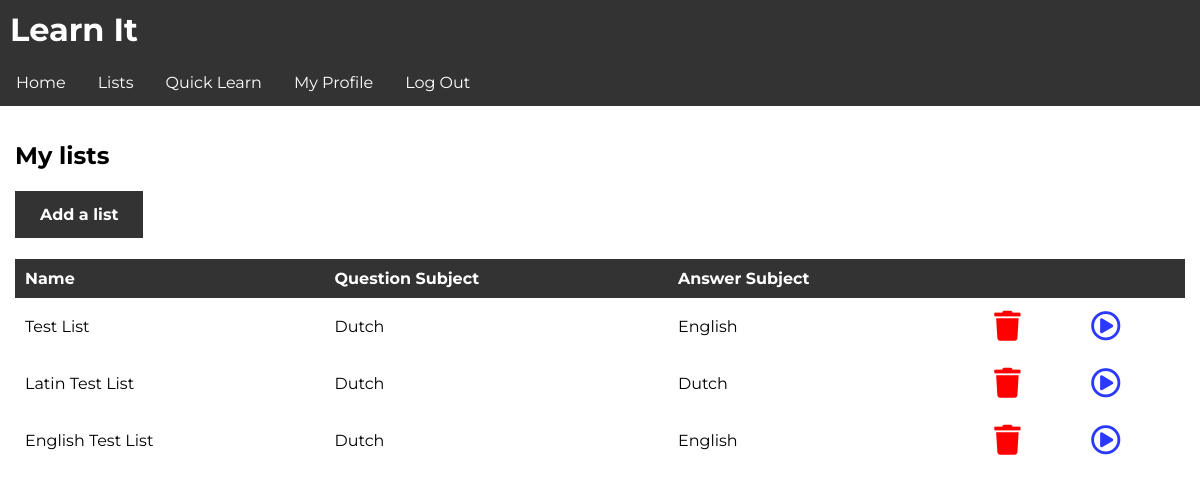
/app/lists/ (signed in), run on an earlier commit of the app's database.
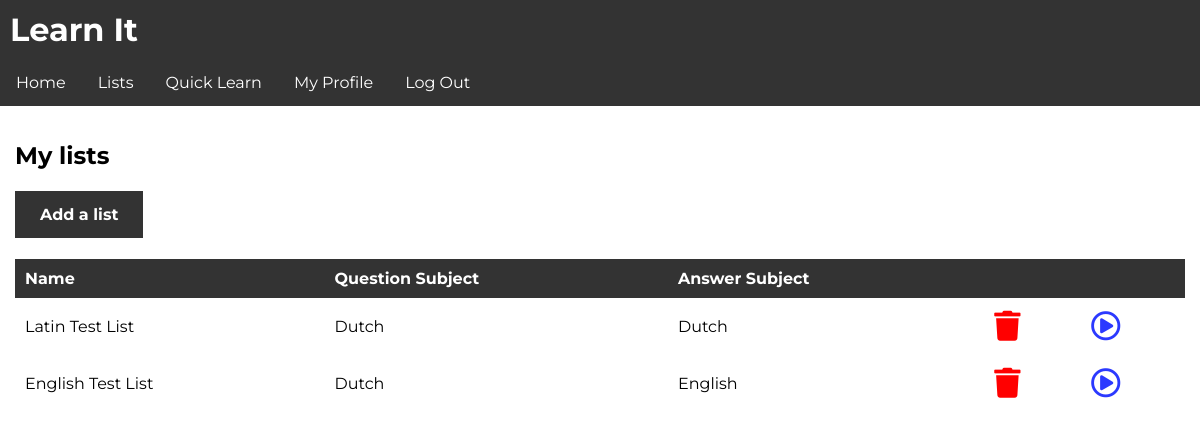
And on a later commit of the database.
### learnit/models.py (models this page shows, shortened)
class List(models.Model):
    name = models.CharField(max_length=255)
    owner = models.ForeignKey(to=User, on_delete=models.CASCADE)
    question_subject = models.ForeignKey(to=Subject, on_delete=models.PROTECT, related_name='question_subject')
    answer_subject = models.ForeignKey(to=Subject, on_delete=models.PROTECT, related_name='answer_subject')
    questions = models.ManyToManyField(to=Question)
    def get_test(self):
        return str(self.pk)

class Subject(models.Model):
    name = models.CharField(max_length=255)
    def __str__(self):
        return self.name

### learnit/views.py (the view)
# urls.py: path('app/lists/', views.lists, name='lists'),
def lists(request):
    if not request.user.is_authenticated:
        return redirect('/login')
    n_lists = List.objects.filter(owner=request.user)
    return render(request, 'app/lists.html', {
        'lists': n_lists,
        'username': request.user.username
    })

### templates/app/lists.html (shortened to what this page needs)
{% extends 'base.html' %}
{% block content %}
  <h2>My lists</h2>
  <h4><a class="link_button" href="/app/add">Add a list</a></h4>
  <table>
  <tr id="table_header">
  <td>Name</td>
  <td>Question Subject</td>
  <td>Answer Subject</td>
  <td></td>
  <td></td>
</tr>
{% for list in lists %}
<tr>
  <td>{{ list.name }}</td>
  <td>{{ list.question_subject }}</td>
  <td>{{ list.answer_subject }}</td>
  <td><a class="delete_list" href="/app/delete/{{ list.get_test }}"><i class="fas fa-trash"></i></a></td>
  <td><a class="test_list" href="/app/test/{{ list.get_test }}"><i class="far fa-play-circle"></i></a></td>
</tr>
{% endfor %}
</table>
{% endblock %}

### templates/base.html (shortened to what this page needs)
{% load static %}
<!doctype html>
<html lang="nl">
<head>
            <link rel="stylesheet" href="{% static "css/style.css" %}">
            <link rel="stylesheet" href="https://use.fontawesome.com/releases/v5.7.2/css/all.css">
</head>
<body>
  <div class="wrapper">
  <div class="header">
  <h1 id="title">Learn It</h1>
  <nav>
  <li class="nav-item"><a href="/">Home</a></li>
  <li class="nav-item"><a href="/app/lists">Lists</a></li>
  <li class="nav-item"><a href="#">Quick Learn</a></li>
  {% if user.is_authenticated %}
  <li class="nav-item"><a href="/user/profile">My Profile</a></li>
  <li class="nav-item"><a href="/logout">Log Out</a></li>
  {% else %}
  <li class="nav-item"><a href="/login">Log In</a></li>
  <li class="nav-item"><a href="/register">Register</a></li>
  {% endif %}
</nav>
</div>
  <div class="content">
  {% block content %}
  {% endblock %}
</div>
</div>
</body>
</html>

### learnit/static/css/style.css (style rules this page uses)
html, body { margin: 0; padding: 0; }
* { font-family: 'Montserrat', sans-serif; }
nav { list-style-type: none; margin: 0; padding: 0; overflow: hidden; background-color: #333; }
.nav-item { float: left; }
.nav-item a { display: block; color: white; text-align: center; padding: 14px 16px; text-decoration: none; }
#title { width: 100%; padding-left: 10px; padding-top: 10px; padding-bottom: 10px; height: 100%; margin: 0; background-color: #333; color: #fff; }
.content { padding: 15px; }
table { width: 100%; vertical-align: top; text-align: left; border-spacing: 0; border-collapse: collapse; }
td { width: auto; }
.delete_list { color: red; }
.test_list { color: #2b39ff; }
.test_list, .delete_list { font-size: 30px; }
#table_header { background-color: #333; color: white; width: 100%; margin: 0; font-weight: bold; }
td { margin: 0; padding: 10px; }
.link_button:link, .link_button:visited { background-color: #333; color: white; padding: 14px 25px; text-align: center; text-decoration: none; display: inline-block; }
h2 { font-weight: bold; }

What changed in the data, as far as the page shows it:
removed List: name "Test List", question_subject "Dutch", answer_subject "English"
